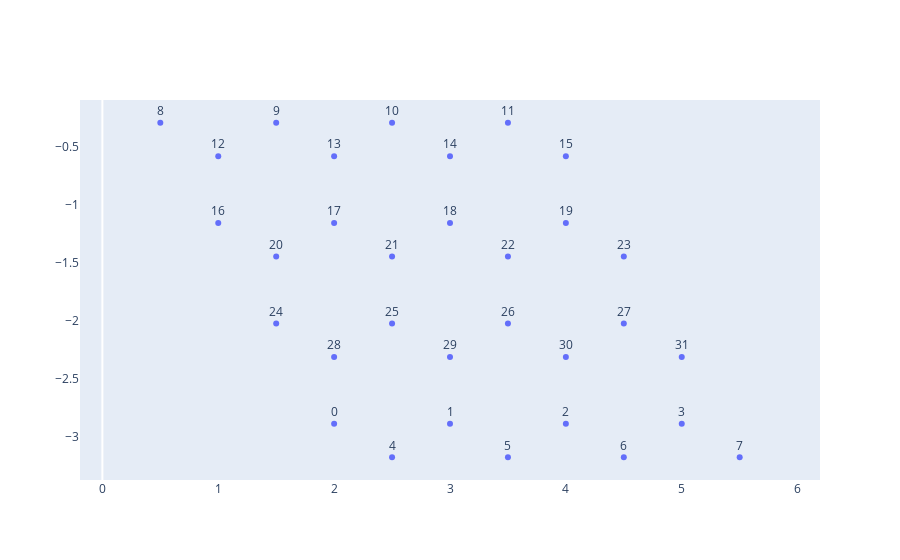

The cell this chart's notebook holds for it:
### Code cell
from plotly import graph_objects as go
data = go.Scatter(
    x = hex_.lattice_coor[:,0],
    y = hex_.lattice_coor[:,1],
    text=[f'{i}' for i in range(np.prod(hex_.l) * 2)],
    mode = 'markers+text',
    textposition="top center"
)

fig = go.Figure()
fig.add_trace(
    data
)
fig.layout.yaxis = {
    'scaleanchor': 'x', 'scaleratio': 1
}
fig.layout.yaxis.showgrid = False
fig.layout.xaxis.showgrid = False
fig.show()

### Figure 1 — Plotly figure (JSON) as saved in the notebook; plotly's stock layout.template omitted (floating-point values rounded to 4 significant figures)
{"data": [{"mode": "markers+text", "text": ["0", "1", "2", "3", "4", "5", "6", "7", "8", "9", "10", "11", "12", "13", "14", "15", "16", "17", "18", "19", "20", "21", "22", "23", "24", "25", "26", "27", "28", "29", "30", "31"], "textposition": "top center", "type": "scatter", "x": [2.0, 3.0, 4.0, 5.0, 2.5, 3.5, 4.5, 5.5, 0.5, 1.5, 2.5, 3.5, 1.0, 2.0, 3.0, 4.0, 1.0, 2.0, 3.0, 4.0, 1.5, 2.5, 3.5, 4.5, 1.5, 2.5, 3.5, 4.5, 2.0, 3.0, 4.0, 5.0], "y": [-2.887, -2.887, -2.887, -2.887, -3.175, -3.175, -3.175, -3.175, -0.2887, -0.2887, -0.2887, -0.2887, -0.5774, -0.5774, -0.5774, -0.5774, -1.155, -1.155, -1.155, -1.155, -1.443, -1.443, -1.443, -1.443, -2.021, -2.021, -2.021, -2.021, -2.309, -2.309, -2.309, -2.309]}], "layout": {"xaxis": {"showgrid": false}, "yaxis": {"scaleanchor": "x", "scaleratio": 1, "showgrid": false}}}
